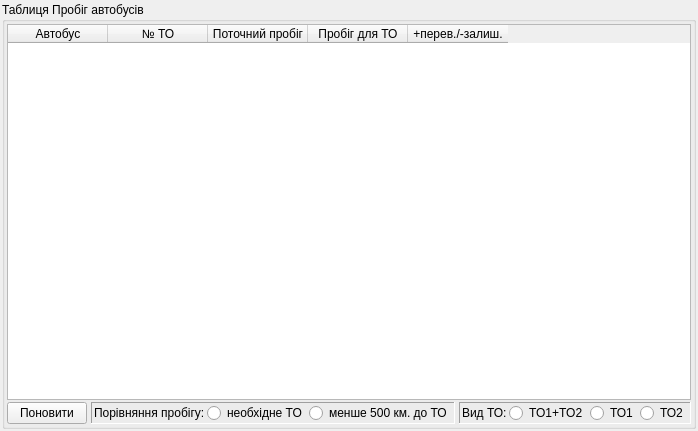
<?xml version="1.0" encoding="UTF-8"?>
<ui version="4.0">
 <class>UForm_AParkProbigInfo</class>
 <widget class="QWidget" name="UForm_AParkProbigInfo">
  <property name="geometry">
   <rect>
    <x>0</x>
    <y>0</y>
    <width>695</width>
    <height>431</height>
   </rect>
  </property>
  <property name="windowTitle">
   <string>Пробіг автобуса</string>
  </property>
  <layout class="QVBoxLayout" name="verticalLayout_3">
   <property name="spacing">
    <number>2</number>
   </property>
   <property name="margin">
    <number>2</number>
   </property>
   <item>
    <widget class="QGroupBox" name="groupBox_TOLogTable">
     <property name="sizePolicy">
      <sizepolicy hsizetype="Expanding" vsizetype="Expanding">
       <horstretch>0</horstretch>
       <verstretch>1</verstretch>
      </sizepolicy>
     </property>
     <property name="title">
      <string>Таблиця Пробіг автобусів</string>
     </property>
     <property name="flat">
      <bool>false</bool>
     </property>
     <layout class="QVBoxLayout" name="verticalLayout">
      <property name="spacing">
       <number>2</number>
      </property>
      <property name="margin">
       <number>2</number>
      </property>
      <item>
       <widget class="QTableWidget" name="tableWidget_ProbigInfo">
        <property name="editTriggers">
         <set>QAbstractItemView::NoEditTriggers</set>
        </property>
        <property name="alternatingRowColors">
         <bool>true</bool>
        </property>
        <property name="selectionMode">
         <enum>QAbstractItemView::SingleSelection</enum>
        </property>
        <property name="selectionBehavior">
         <enum>QAbstractItemView::SelectRows</enum>
        </property>
        <column>
         <property name="text">
          <string>Автобус</string>
         </property>
        </column>
        <column>
         <property name="text">
          <string>№ ТО</string>
         </property>
        </column>
        <column>
         <property name="text">
          <string>Поточний пробіг</string>
         </property>
        </column>
        <column>
         <property name="text">
          <string>Пробіг для ТО</string>
         </property>
        </column>
        <column>
         <property name="text">
          <string>+перев./-залиш.</string>
         </property>
        </column>
       </widget>
      </item>
      <item>
       <layout class="QHBoxLayout" name="horizontalLayout">
        <property name="spacing">
         <number>4</number>
        </property>
        <item>
         <widget class="QPushButton" name="pushButton_reload">
          <property name="text">
           <string>Поновити</string>
          </property>
          <property name="icon">
           <iconset resource="../images/UAutoParkImg.qrc">
            <normaloff>:/icontexto_webdev_pack/icontexto_webdev_pack/icontexto-webdev-reload-032x032.png</normaloff>:/icontexto_webdev_pack/icontexto_webdev_pack/icontexto-webdev-reload-032x032.png</iconset>
          </property>
         </widget>
        </item>
        <item>
         <spacer name="horizontalSpacer">
          <property name="orientation">
           <enum>Qt::Horizontal</enum>
          </property>
          <property name="sizeHint" stdset="0">
           <size>
            <width>40</width>
            <height>20</height>
           </size>
          </property>
         </spacer>
        </item>
        <item>
         <widget class="QFrame" name="frame_probigFilter">
          <property name="frameShape">
           <enum>QFrame::Panel</enum>
          </property>
          <property name="frameShadow">
           <enum>QFrame::Sunken</enum>
          </property>
          <layout class="QHBoxLayout" name="horizontalLayout_5">
           <property name="spacing">
            <number>2</number>
           </property>
           <property name="leftMargin">
            <number>2</number>
           </property>
           <property name="topMargin">
            <number>0</number>
           </property>
           <property name="rightMargin">
            <number>2</number>
           </property>
           <property name="bottomMargin">
            <number>0</number>
           </property>
           <item>
            <widget class="QLabel" name="label">
             <property name="text">
              <string>Порівняння пробігу:</string>
             </property>
            </widget>
           </item>
           <item>
            <widget class="QRadioButton" name="radioButton_NeedTO">
             <property name="text">
              <string>необхідне ТО</string>
             </property>
            </widget>
           </item>
           <item>
            <widget class="QRadioButton" name="radioButton_NotFarTo">
             <property name="text">
              <string>менше 500 км. до ТО</string>
             </property>
            </widget>
           </item>
          </layout>
         </widget>
        </item>
        <item>
         <widget class="QFrame" name="frame_FilterOnTO">
          <property name="frameShape">
           <enum>QFrame::Panel</enum>
          </property>
          <property name="frameShadow">
           <enum>QFrame::Sunken</enum>
          </property>
          <layout class="QHBoxLayout" name="horizontalLayout_2">
           <property name="spacing">
            <number>2</number>
           </property>
           <property name="leftMargin">
            <number>2</number>
           </property>
           <property name="topMargin">
            <number>0</number>
           </property>
           <property name="rightMargin">
            <number>2</number>
           </property>
           <property name="bottomMargin">
            <number>0</number>
           </property>
           <item>
            <widget class="QLabel" name="label_2">
             <property name="text">
              <string>Вид ТО:</string>
             </property>
            </widget>
           </item>
           <item>
            <widget class="QRadioButton" name="radioButton_TO1_TO2">
             <property name="text">
              <string>TO1+TO2</string>
             </property>
            </widget>
           </item>
           <item>
            <widget class="QRadioButton" name="radioButton_TO1">
             <property name="text">
              <string>ТО1</string>
             </property>
            </widget>
           </item>
           <item>
            <widget class="QRadioButton" name="radioButton_TO2">
             <property name="text">
              <string>ТО2</string>
             </property>
            </widget>
           </item>
          </layout>
         </widget>
        </item>
       </layout>
      </item>
     </layout>
    </widget>
   </item>
  </layout>
  <action name="action_PrintMisyachnyiProbigUsihAvtobusiv">
   <property name="icon">
    <iconset resource="../images/UAutoParkImg.qrc">
     <normaloff>:/function_icon_set/function_icon_set/paper_content_pencil_48.png</normaloff>:/function_icon_set/function_icon_set/paper_content_pencil_48.png</iconset>
   </property>
   <property name="text">
    <string>Друк місячного пробігу усіх автобусів</string>
   </property>
   <property name="toolTip">
    <string>Друк місячного пробігу усіх автобусів</string>
   </property>
  </action>
  <action name="action_PrintMisyachnyiProbigOneAvtobus">
   <property name="icon">
    <iconset resource="../images/UAutoParkImg.qrc">
     <normaloff>:/function_icon_set/function_icon_set/paper_content_pencil_48.png</normaloff>:/function_icon_set/function_icon_set/paper_content_pencil_48.png</iconset>
   </property>
   <property name="text">
    <string>Друк місячного пробігу одного автобуса</string>
   </property>
   <property name="toolTip">
    <string>Друк місячного пробігу одного автобуса</string>
   </property>
  </action>
  <action name="action_PrintPerelikAvtobusivNaTO">
   <property name="icon">
    <iconset resource="../images/UAutoParkImg.qrc">
     <normaloff>:/function_icon_set/function_icon_set/spanner_48.png</normaloff>:/function_icon_set/function_icon_set/spanner_48.png</iconset>
   </property>
   <property name="text">
    <string>Друк переліку автобусів на ТО</string>
   </property>
   <property name="toolTip">
    <string>Друк переліку автобусів на ТО</string>
   </property>
  </action>
 </widget>
 <resources>
  <include location="../images/UAutoParkImg.qrc"/>
 </resources>
 <connections/>
</ui>
